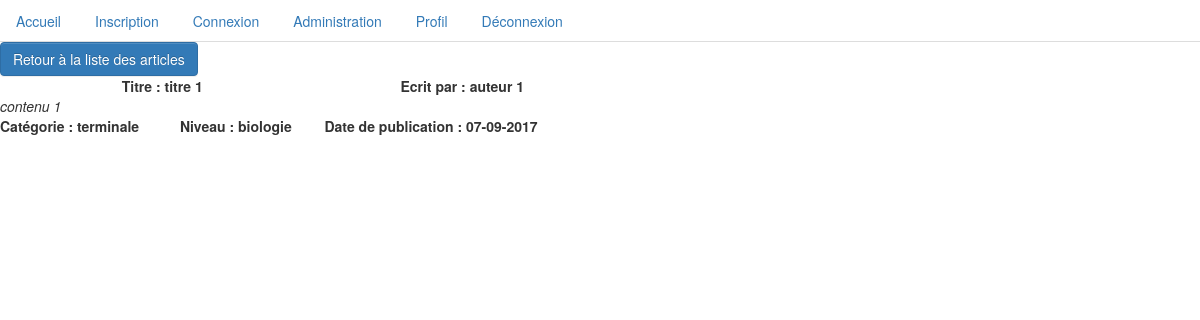
Screenshot of /index.php?page=read&id_article=8 (signed in) with the database file from the repository.
### tables this page shows
CREATE TABLE `articles` (
  `id` int(11) NOT NULL,
  `titre` varchar(50) NOT NULL,
  `auteur` varchar(50) NOT NULL,
  `contenu` text NOT NULL,
  `categorie` tinyint(4) NOT NULL,
  `classe` tinyint(4) NOT NULL,
  `datePublication` int(11) NOT NULL
);

CREATE TABLE `classe` (
  `id` int(11) NOT NULL,
  `niveauClasse` varchar(50) NOT NULL
);

CREATE TABLE `categories` (
  `id` int(11) NOT NULL,
  `nameCategorie` varchar(50) NOT NULL
);

### include/function.inc.php (called while the page is built, shortened)
<?php
function isArticle($id_article)
{
    require('connexion.inc.php');
    $verifArticle = $bdd->prepare('SELECT COUNT(id) AS isArticle FROM articles WHERE id =:id_article');
    $verifArticle->bindValue('id_article',$id_article);
    $verifArticle->execute();
    $result = $verifArticle->fetch(PDO::FETCH_OBJ);
    if($result->isArticle == 1)
    {
        return true;
    }
    else
    {
        return false;
    }
}
?>

### pages/read.php (the view, shortened to what this page needs)
<?php
require('./include/connexion.inc.php');
if(isset($_GET['id_article']) AND is_numeric($_GET['id_article']))
{
    if(!isArticle($_GET['id_article']))
    {
        $errors[]='Il n\'y\'a pas d\'article associé ';
    }
        else
        {
            $verifArticle = $bdd->prepare('SELECT * FROM articles WHERE id =:id_article');
            $verifArticle->bindValue('id_article',$_GET['id_article']);
            $verifArticle->execute();
            $result = $verifArticle->fetch(PDO::FETCH_OBJ);
            $infosCat = $bdd->query("SELECT * FROM categories WHERE id = '$result->categorie'");
            $categorie = $infosCat->fetch(PDO::FETCH_OBJ);
            $infosClasse = $bdd->query("SELECT * FROM classe WHERE id = '$result->classe'");
            $classe = $infosClasse->fetch(PDO::FETCH_OBJ);
            $afficheArticle = '<table width="50%">';
            $afficheArticle.='<tr align="center"><td colspan="2" class="bold">Titre : '.htmlspecialchars($result->titre).'</td><td class="bold"> Ecrit par : '.htmlspecialchars($result->auteur).'</tr>';
            $afficheArticle.='<tr><td colspan="3"><i> '.htmlspecialchars($result->contenu).'<i></td></tr>';
            $afficheArticle.='<tr><td class="bold">Catégorie : '.htmlspecialchars($classe->niveauClasse).' </td><td class="bold">Niveau : '.htmlspecialchars($categorie->nameCategorie).' </td><td class="bold">Date de publication : '.htmlspecialchars(date("d-m-Y", $result->datePublication)).'</td></tr>';
            $afficheArticle.='</table>';
        }
}
    else
    {
        $errors[] ='L\'id de l\'article est mal renseigné';
    }
?>
<a href="index.php" class="btn btn-primary">Retour à la liste des articles</a>
<?php
if(isset($afficheArticle))
{
    echo $afficheArticle;
}
?>

### css/style.css (style rules this page uses)
.bold { font-weight: bold; }

### rows the page displays
articles: titre "titre 1", auteur "auteur 1", contenu "contenu 1", datePublication "07-09-2017"
classe: niveauClasse "terminale"
categories: nameCategorie "biologie"
